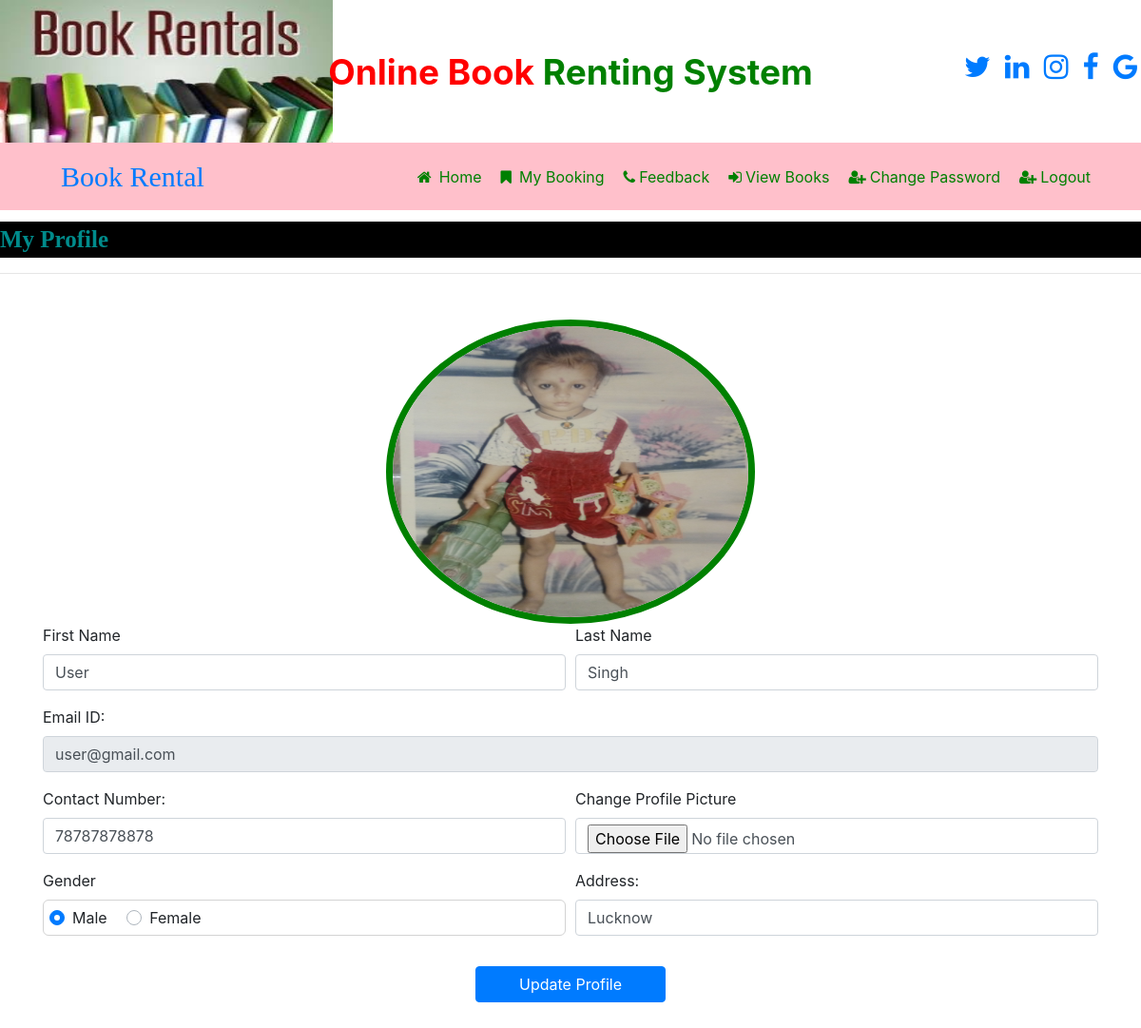
The app's page /user_home (signed in) with its own data.
### book/models.py (models this page shows, shortened)
class Signup(models.Model):
    user=models.ForeignKey(User,on_delete=models.CASCADE)
    mobile = models.CharField(max_length=20,null=True)
    image = models.FileField(null=True)
    gender = models.CharField(max_length=10,null=True)
    dob = models.DateField()
    address = models.CharField(max_length=50,null=True)

### book/views.py (the view, shortened to what this page needs)
# urls.py: path('user_home',user_home,name="user_home"),
def user_home(request):
    if not request.user.is_authenticated:
        return redirect('login')
    user = request.user
    user2 = Signup.objects.get(user=user)
    error = ""
    d = {'user2': user2, 'error': error}
    return render(request,'user_home.html',d)

### book/templates/user_home.html (shortened to what this page needs)
{% load static %}
{% block body %}
{% include 'user_navigation.html' %}
<marquee style="font-family: 'Monotype Corsiva'; font-size:25px; color:darkcyan; background-color:black; font-weight:bold; margin-top:1%">
    My Profile
</marquee>
<hr>
<form class="container mt-5" onsubmit="return checkpass();" name="signup" method="post" enctype="multipart/form-data">
        <div class="text-center">
            <img src="{{user2.image.url}}"  style="border:7px solid green; width:35%; height:40% ; border-radius:50%">
        </div>
    <div class="form-row">
        <div class="form-group col-md-6" >
            <label>First Name</label>
            <input type="text" class="form-control" name="fname" value="{{user2.user.first_name}}" required>
        </div>
        <div class="form-group col-md-6" >
            <label>Last Name</label>
            <input type="text" class="form-control" name="lname" value="{{user2.user.last_name}}">
        </div>
    </div>
    <div class="form-row">
        <div class="form-group col-md-12" >
            <label>Email ID:</label>
            <input type="text" class="form-control" name="email" value="{{user2.user.username}}" readonly>
        </div>
    </div>
    <div class="form-row">
        <div class="form-group col-md-6" >
            <label>Contact Number:</label>
            <input type="text" class="form-control" name="contact" value="{{user2.mobile}}" required>
        </div>
        <div class="form-group col-md-6" >
            <label>Change Profile Picture</label>
            <input type="file" class="form-control" name="image" >
        </div>
    </div>
    <div class="form-row">
        <div class="form-group col-md-6" >
            <label>Gender</label>
            {% if user2.gender == "Male" %}
            <div style="border:1px solid lightgrey ; padding:6px ; border-radius:6px">
            <div class="custom-control custom-radio custom-control-inline">
                <label class="custom-control-label" for="customRadioInLine1">Male</label>
            </div>
            <div class="custom-control custom-radio custom-control-inline">
                <label class="custom-control-label" for="customRadioInLine2">Female</label>
            </div>
            </div>
            {% endif %}
        </div>
        <div class="form-group col-md-6" >
            <label>Address:</label>
            <input type="text" class="form-control" name="address" value="{{user2.address}}" required>
        </div>
    </div>
 <center>
    <input type="submit" value="Update Profile" class="btn btn-primary my-3" style="width:200px">
 </center>
</form>
{% endblock %}

### records on screen
Signup: image (picture), fname "User", lname "Singh", email "user@gmail.com", contact "78787878878", address "Lucknow"
